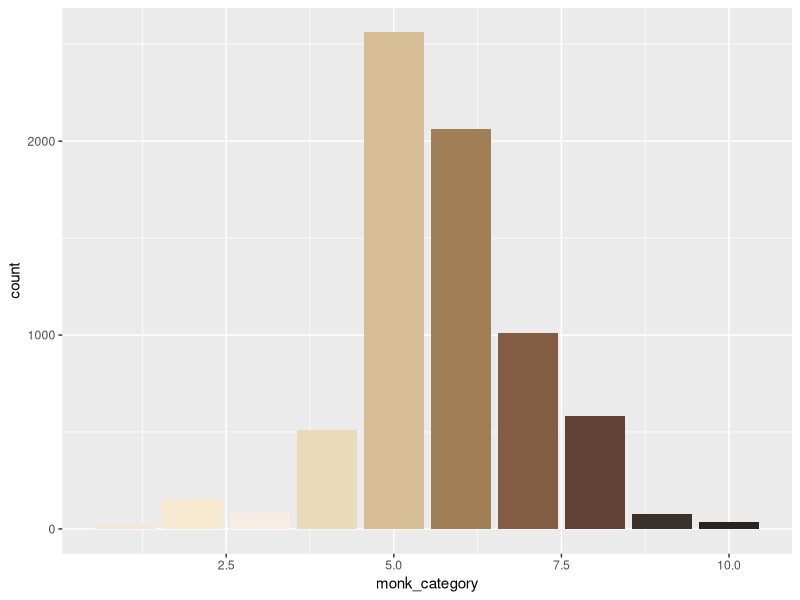
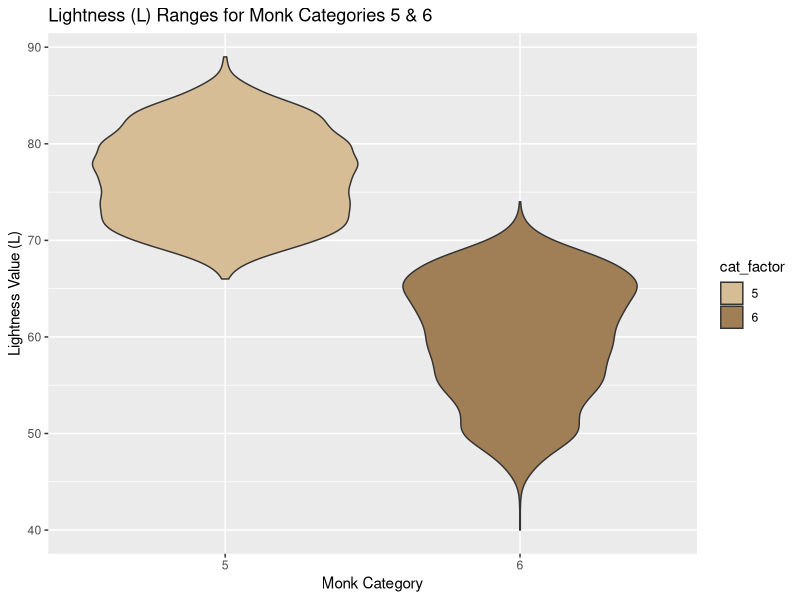
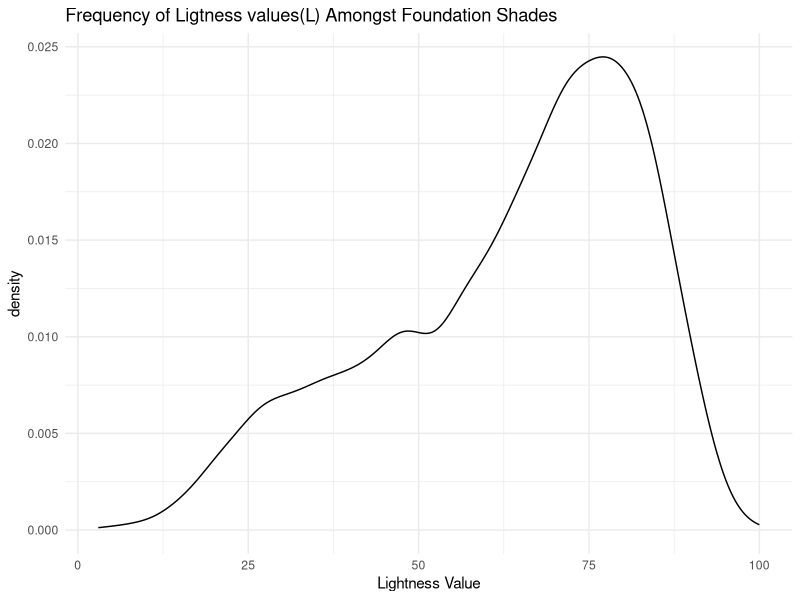
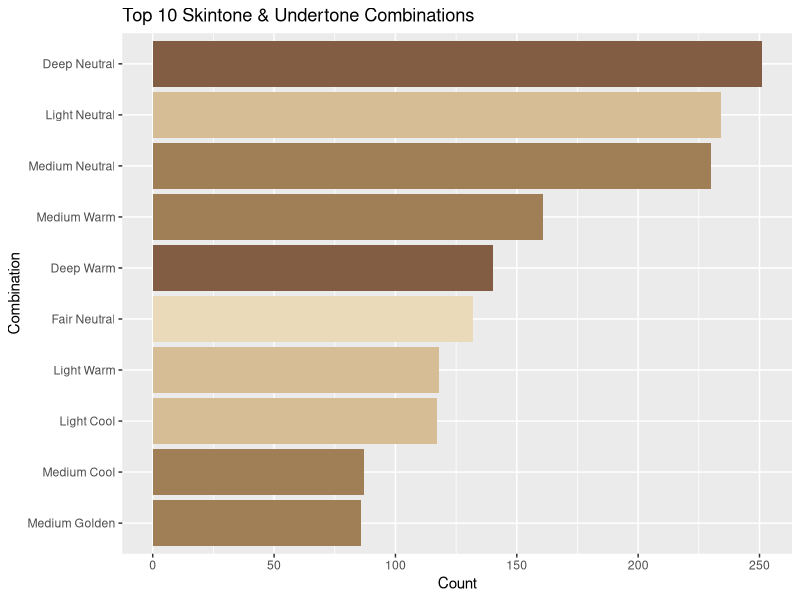
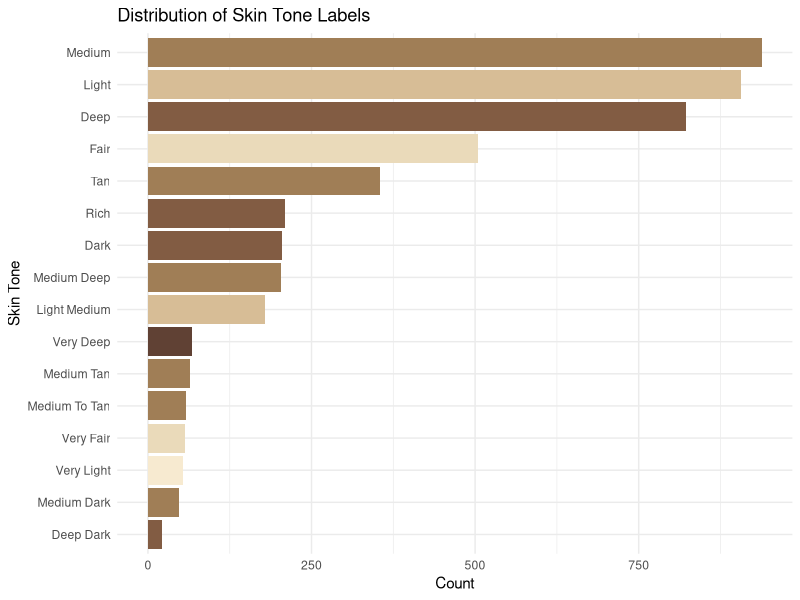
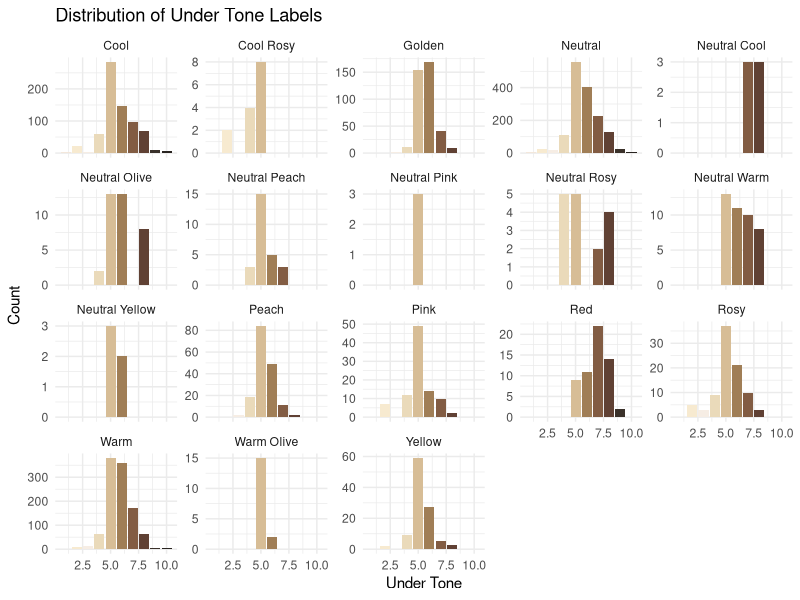
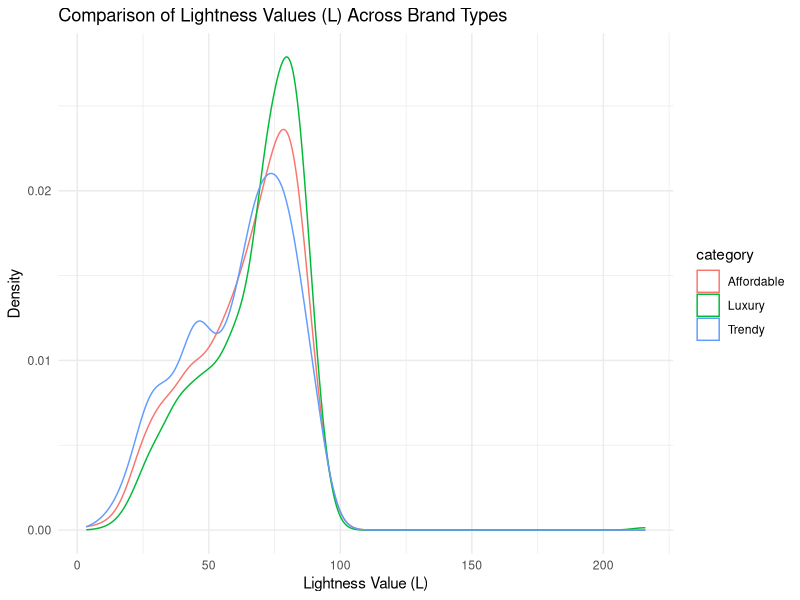
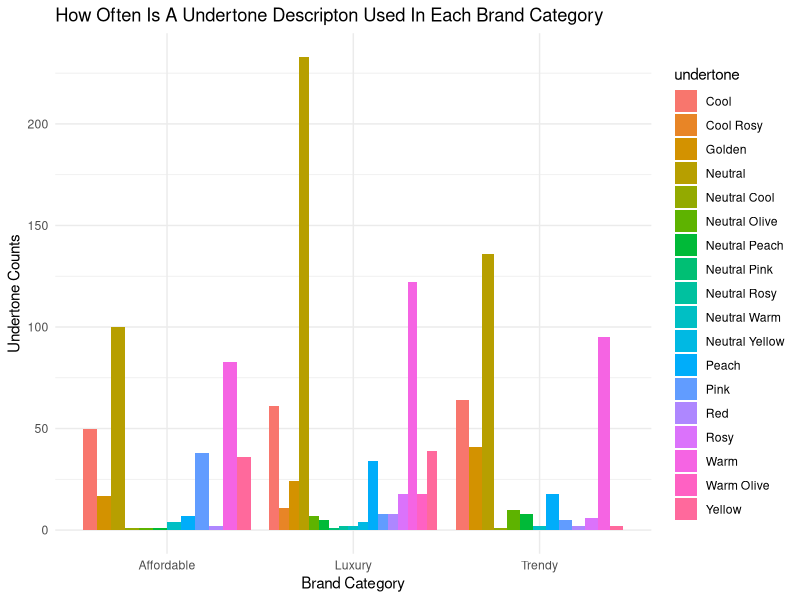

Reproduce these figures in R, in order.
## ---- chunk 1
knitr::opts_chunk$set(echo = TRUE)
library(tidyverse)
## ---- chunk 2
shades<- read.csv('shades.csv')
glimpse(shades)
## ---- chunk 3
regex1 <- "^(\\S+)\\s+(?:-\\s+)?(.+)$" # regex to extract the first part of shade name
regex2 <- "^([A-Z0-9]+?)([A-Z][a-z]+|[A-Z]{2,})$" #extracts the second part of shade name

undertone_pattern <- "(?i)(neutral pink| neutral cool|neutral rosy|neutral peach|neutral warm|neutral yellow|
olive|peach|warm|neutral|cool|pink|rosy|yellow|golden|red)" #maapping for undertones

skintone_pattern <- "(?i)(deep dark|medium to tan|very light|very deep|medium rich|medium tan|
                    medium light|medium deep|medium dark| light deep|light medium|very fair|fair|medium|light|tan |rich|deep|dark|deep|deep )" #mapping for skintones

# extracting string groups for shade names .
extracted1 <- str_match(shades$shade_name, regex1)
extracted2 <- str_match(shades$shade_name, regex2)

# Adding new columns and saving to new csv file
shades_separated <- shades %>%
  mutate(skintone = str_to_title(str_extract(shade_name, skintone_pattern)),
         undertone = str_to_title(str_extract(shade_name, undertone_pattern)),
         shade_specific_raw = coalesce(extracted1[, 2], extracted2[, 2], shade_name), # creating shade specific using non 0 extracted values
         shade_name_only = str_to_title(coalesce(extracted1[, 3], extracted2[, 3])),
         shade_specific = if_else(str_detect(shade_specific_raw, "\\d"), # assins NA to non Alphanumeric values in shade specfic by using the shade_specific_raw column
                                  shade_specific_raw,
                                  NA_character_)
  )
#write_csv(shades_separated, "shades_final.csv")
## ---- chunk 4
shades <- read_csv('shades_final.csv')
glimpse(shades)
## ---- chunk 5
cielab <- read_csv('cielab.csv')
products <- read_csv('products.csv')
brands <- read_csv('brands.csv')

#joining to make unified table

shades <- shades %>% left_join(cielab,"shade_id")
shades<- shades %>% left_join(products,"product_id")
shades <- shades %>% left_join(brands, 'brand_id') %>% select(brand_name,shade_name,product_id,name,skintone,undertone,monk_category,L)
shades
## ---- chunk 6
shades <- shades %>%
  mutate(
    hex_color = case_when(
      monk_category == 1  ~ "#f6ede4",
      monk_category == 2  ~ "#f3e7db",
      monk_category == 3  ~ "#f7ead0",
      monk_category == 4  ~ "#eadaba",
      monk_category == 5  ~ "#d7bd96",
      monk_category == 6  ~ "#a07e56",
      monk_category == 7  ~ "#825c43",
      monk_category == 8  ~ "#604134",
      monk_category == 9  ~ "#3a312a",
      monk_category == 10 ~ "#292420"
    )
  )
monk_palette <- c(
  "#f6ede4", "#f3e7db", "#f7ead0", "#eadaba", "#d7bd96",
  "#a07e56", "#825c43", "#604134", "#3a312a", "#292420")

two <- shades %>% distinct(brand_name,shade_name,.keep_all = T)
two_counts <-shades %>%  distinct(brand_name,shade_name,.keep_all = T) %>% summarise(count=n(),.by=brand_name)
two %>% ggplot(aes(x=monk_category, fill=hex_color)) + geom_bar(show.legend = F) + scale_fill_manual(values = monk_palette[10:1])
as_tibble(two_counts)
## ---- chunk 7
shades %>%
  filter(monk_category %in% c(5, 6)) %>%
  distinct(brand_name, shade_name, .keep_all = TRUE) %>%
  mutate(cat_factor = factor(monk_category),
         L=round(L)) %>%filter(L < 200) %>% #filtering bc the highest possible lightness can be is 100
  ggplot(aes(x = cat_factor, y = L, fill = cat_factor)) + geom_violin() +
        scale_fill_manual(values = c(monk_palette[5], monk_palette[6])) +
        labs(title = "Lightness (L) Ranges for Monk Categories 5 & 6",
       x = "Monk Category",
       y = "Lightness Value (L)")
## ---- chunk 8
shades %>% mutate(L=round(L)) %>%
        filter((L<200)) %>%
        ggplot(aes(L)) +
        geom_density() + labs(title = 'Frequency of Ligtness values(L) Amongst Foundation Shades',x='Lightness Value') + theme_minimal()


## ---- chunk 9
skin_undertone <- shades %>%
  filter(!is.na(skintone), !is.na(undertone)) %>%
  summarise(count = n(),
            avg_monk = round(mean(monk_category, na.rm = TRUE)),
            .by = c(skintone, undertone)) %>%
        slice_max(count, n = 10) %>%
        mutate(combo_label = paste(skintone, undertone),
    fill_color = monk_palette[avg_monk]
  )

skin_undertone %>%  ggplot(aes(x = reorder(combo_label, count), y = count, fill =fill_color )) +
  geom_col() + coord_flip() + scale_fill_identity() +
  labs(title = "Top 10 Skintone & Undertone Combinations",
       x = "Combination",
       y = "Count")

## ---- chunk 10
shades %>% mutate(skintone,undertone)

## ---- chunk 11

skin_explore2 <- shades %>% filter(!is.na(skintone)) %>%
        summarise(count = n(), avg_monk = round(mean(monk_category)),
                  color=monk_palette[avg_monk],.by=skintone) %>%
        filter(count > 10 ) %>%
        ggplot(aes(reorder(x=skintone,count),count,fill=color))+
        geom_col()+ scale_fill_identity()+
        labs(title = 'Distribution of Skin Tone Labels', x='Skin Tone',y='Count') +
        coord_flip() + theme_minimal()


skin_explore2


## ---- chunk 12
shades %>% mutate(L=round(L)) %>% filter(!is.na(undertone)) %>%
  group_by(undertone,monk_category,hex_color) %>%
  summarise(count = n())%>% filter(count > 1) %>%
  ggplot(aes(x=monk_category,count,fill=hex_color))+
  geom_col(show.legend = F) + facet_wrap(~undertone,scales='free_y')+
  labs(title = 'Distribution of Under Tone Labels', x='Under Tone',y='Count') +scale_fill_manual(values = monk_palette[10:1]) + theme_minimal()
## ---- chunk 13
luxury_brands <- 'Armani Beauty,|DIOR|Hourglass|NATASHA DENONA|PAT McGRATH LABS'
lux_shades<- shades %>% filter(str_detect(brand_name,luxury_brands)) %>% mutate(category = "Luxury")

pop_brands <- 'Danessa Myricks Beauty|HAUS LABS BY LADY GAGA|MAKEUP BY MARIO|Rare Beauty by Selena Gomez|Huda Beauty'
pop_shades<- shades %>% filter(str_detect(brand_name,pop_brands)) %>% mutate(category = "Trendy")

afford_brands <-'e.l.f. Cosmetics|Revlon|NYX Professional Makeup|Maybelline|SEPHORA COLLECTION'
top_shades<- shades %>% filter(str_detect(brand_name, afford_brands)) %>% mutate(category = "Affordable")

categorized_brands <- bind_rows(lux_shades, pop_shades, top_shades)
## ---- chunk 14
#lux_shades %>% ggplot(aes(L)) + geom_density() + labs(title = 'Frequency of Ligtness values(L) in Luxury Brand Foundation Shades ',
                                                       #x='Lightness Value') + theme_minimal()
#pop_shades %>% ggplot(aes(L)) + geom_density() + labs(title = 'Frequency of Ligtness values(L) in Trendy Brand Foundation Shades ',
                                                       #x='Lightness Value')+ theme_minimal()
#top_shades %>% ggplot(aes(L)) + geom_density() + labs(title = 'Frequency of Ligtness values(L) in Affordable Brand Foundation Shades ',
                                                       #x='Lightness Value') + theme_minimal()

ggplot(categorized_brands, aes(x = L, color = category)) +
  geom_density(alpha = 0.4) + # 'alpha' makes it transparent so you can see overlaps
  labs(title = "Comparison of Lightness Values (L) Across Brand Types",
       x = "Lightness Value (L)",
       y = "Density",
       fill = "Brand Type") +theme_minimal()

## ---- chunk 15
categorized_brands %>% filter(!is.na(undertone)) %>% group_by(category) %>%
 ggplot(aes(category,fill=undertone))+geom_bar(position = 'dodge') + theme_minimal() +
labs(title = str_to_title('How often is a Undertone descripton used in each brand category'),x='Brand Category',y='Undertone Counts')


print(categorized_brands %>% filter(!is.na(undertone)) %>% summarise(n(),.by=(category)))
## ---- chunk 16
categorized_brands %>% filter(!is.na(skintone)) %>%group_by(category) %>%
        ggplot(aes(category,fill=skintone))+geom_bar(position = 'dodge') + labs(title = "Frequency of Skin Tone Variety
        by Brand Category",y="Count",x='Brand Category' ) + theme_minimal()

print(categorized_brands %>% filter(!is.na(skintone)) %>% summarise(n(),.by = category))
## ---- chunk 17
categorized_brands %>% filter(skintone =='Deep') %>% summarise(count = n(),.by = undertone) %>%
        top_n(5) %>% ggplot(aes(reorder(x=undertone,count),count)) + geom_col(fill='#a07e56') + labs(title = 'Top 5 Undertones in Deep Skin Category',x ='Undertone') + theme_minimal()

## ---- chunk 18
ls1<-lux_shades %>% ggplot(aes(x = monk_category, fill = hex_color)) +
  geom_bar() +
  facet_wrap(~ brand_name, scales = "free_y") +
  scale_fill_identity() +
  labs(
    title = "Monk Skin Tone Category Distribution In Luxury Cosmetic Brands",
    x = "Monk Category",
    y = "Shade Count"
  )+theme_minimal()
ps1<- pop_shades %>% ggplot(aes(x = monk_category, fill = hex_color)) +
  geom_bar() +
  facet_wrap(~ brand_name, scales = "free_y") +
  scale_fill_identity() +
  labs(
    title = "Monk Skin Tone Category Distribution In Trending Cosmetic Brands",
    x = "Monk Category",
    y = "Shade Count"
  )+theme_minimal()
ts1<-top_shades %>% ggplot(aes(x = monk_category, fill = hex_color)) +
  geom_bar() +
  facet_wrap(~ brand_name, scales = "free_y") +
  scale_fill_identity() +
  labs(
    title = "Monk Skin Tone Category Distribution In Affordable Cosmetic Brands",
    x = "Monk Category",
    y = "Shade Count"
  )+theme_minimal()
ls1
ps1
ts1
